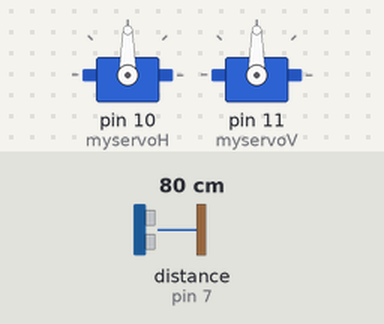
The sketch below on a simulated Arduino Uno, built with avr-gcc and run on an emulated ATmega328P. Shown: 2 × servo. Wiring (inferred from the names in the program): ultrasonic range finder: trigger pin 8; echo pin 7. Inputs (shaded band) come from the test bench; at power-on: distance to the obstacle (sensor on pin 7) 80 cm. The echo pulse lasts 58.3 µs per cm; what the sketch prints to the serial monitor is not drawn.

Above: at 1.8 s.
1.9 s: distance to the obstacle (sensor on pin 7) set to 34 cm
4.2 s: distance to the obstacle (sensor on pin 7) set to 28 cm
At 6.6 s:
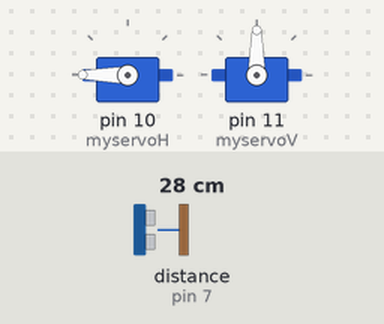
Timing chart, 0 to 13.5 s (numbered marks = the images above; inputs shaded):
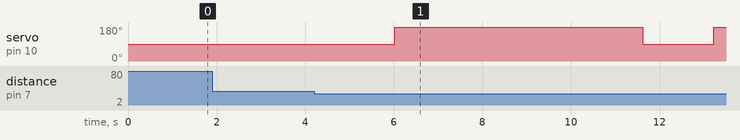

Measured:
- the behaviour switches between 31 and 30 cm on distance to the obstacle (sensor on pin 7) (found by bisection; images 0 and 1)
- after the input at 1.9 s, every drawn part: stays the same
- after the input at 4.2 s, servo on pin 10 (myservoH): 90° → 180° after 1.8 s, → 90° 5.6 s later, → 180° 1.6 s later

The sketch:

ser_wave.ino
```cpp
#include <Servo.h>

Servo myservoH;  // create servo object to control a servo
Servo myservoV;
int posH = 90;
int posV = 90;
int trigPin = 8;
int echoPin = 7;

void setup() {
  // put your setup code here, to run once:
  Serial.begin(9600);
  myservoH.attach(10);  // 서보모터를 쉴드의 10번에 연결한다.
  myservoV.attach(11);
  pinMode(trigPin, OUTPUT);
  pinMode(echoPin, INPUT);
}

void loop() {
  // put your main code here, to run repeatedly:
  if (wavesensor()) {
    Serial.println("1번모드");
    servomotor(1);
    delay(5000);
    Serial.println("2번모드");
    servomotor(2);
  }
}

bool wavesensor(){
  long duration, distance;                   // 각 변수를 선언합니다.
  digitalWrite(trigPin, LOW);                 // trigPin에 LOW를 출력하고
  delayMicroseconds(2);                    // 2 마이크로초가 지나면
  digitalWrite(trigPin, HIGH);                // trigPin에 HIGH를 출력합니다.
  delayMicroseconds(100);                  // trigPin을 10마이크로초 동안 기다렸다가
  digitalWrite(trigPin, LOW);                // trigPin에 LOW를 출력합니다.
  duration = pulseIn(echoPin, HIGH);   // echoPin핀에서 펄스값을 받아옵니다.
/*
        trigPin핀에서 초음파를 발사하였고 그 초음파가 다시 돌아 올 때까지 기다립니다.
        만약 벽이나 장애물에 닿아서 다시 echoPin으로 돌아왔다면 그동안의 시간을 duration에 저장합니다.
    */
  distance = (duration * 17) / 1000;          //  duration을 연산하여 센싱한 거리값을 distance에 저장합니다.
  delay(1000);
  if (distance >= 30 || distance <= 0)       // 거리가 200cm가 넘거나 0보다 작으면
    {
      Serial.println("거리를 측정할 수 없음");   // 에러를 출력합니다.
    }
    else                                                    // 거리가 200cm가 넘지 않거나 0보다 작지 않으면
    {
      Serial.print(distance);                         // distance를 시리얼 모니터에 출력합니다.
      Serial.println(" cm");                           // cm를 출력하고 줄을 넘깁니다.
      return true;
      // distance가 10이면 10 cm로 출력됩니다.
    }
    Serial.println("리턴 false");
    return false;
}


void servomotor(int val){
  Serial.println("뭐가나올까?");
  int backUpH = posH;
  int backUpV = posV;
  switch (val) {
    case 1:
      posH += 90;
      Serial.println("+90도");
      break;
    case 2:
      posH -= 90;
      Serial.println("-90도");
      break;
    case 3:
      posV -= 90;
      Serial.println("-90도");
      break;
    case 4:
      posV += 90;
      Serial.println("+90도");
      break;
  }
  myservoH.write(posH);
  myservoV.write(posV);
  delay(600);
  return;
}
```
